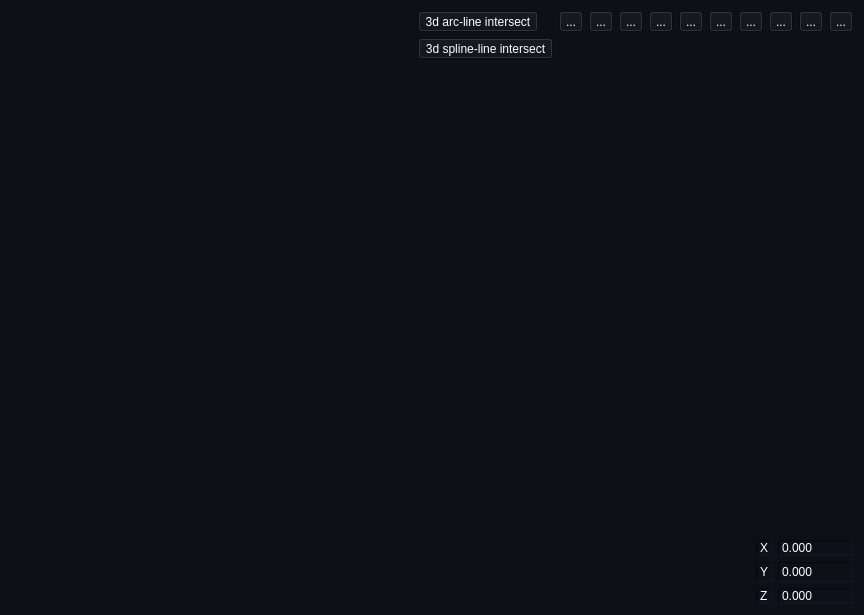
<?xml version="1.0" encoding="UTF-8"?>
<ui version="4.0">
 <class>OcctQtControls</class>
 <widget class="QWidget" name="OcctQtControls">
  <property name="geometry">
   <rect>
    <x>0</x>
    <y>0</y>
    <width>864</width>
    <height>615</height>
   </rect>
  </property>
  <property name="sizePolicy">
   <sizepolicy hsizetype="Preferred" vsizetype="Preferred">
    <horstretch>0</horstretch>
    <verstretch>0</verstretch>
   </sizepolicy>
  </property>
  <property name="palette">
   <palette>
    <active>
     <colorrole role="WindowText">
      <brush brushstyle="SolidPattern">
       <color alpha="255">
        <red>255</red>
        <green>255</green>
        <blue>255</blue>
       </color>
      </brush>
     </colorrole>
     <colorrole role="Button">
      <brush brushstyle="SolidPattern">
       <color alpha="255">
        <red>13</red>
        <green>17</green>
        <blue>23</blue>
       </color>
      </brush>
     </colorrole>
     <colorrole role="Light">
      <brush brushstyle="SolidPattern">
       <color alpha="255">
        <red>19</red>
        <green>25</green>
        <blue>34</blue>
       </color>
      </brush>
     </colorrole>
     <colorrole role="Midlight">
      <brush brushstyle="SolidPattern">
       <color alpha="255">
        <red>16</red>
        <green>21</green>
        <blue>28</blue>
       </color>
      </brush>
     </colorrole>
     <colorrole role="Dark">
      <brush brushstyle="SolidPattern">
       <color alpha="255">
        <red>6</red>
        <green>8</green>
        <blue>11</blue>
       </color>
      </brush>
     </colorrole>
     <colorrole role="Mid">
      <brush brushstyle="SolidPattern">
       <color alpha="255">
        <red>9</red>
        <green>11</green>
        <blue>15</blue>
       </color>
      </brush>
     </colorrole>
     <colorrole role="Text">
      <brush brushstyle="SolidPattern">
       <color alpha="255">
        <red>255</red>
        <green>255</green>
        <blue>255</blue>
       </color>
      </brush>
     </colorrole>
     <colorrole role="BrightText">
      <brush brushstyle="SolidPattern">
       <color alpha="255">
        <red>255</red>
        <green>255</green>
        <blue>255</blue>
       </color>
      </brush>
     </colorrole>
     <colorrole role="ButtonText">
      <brush brushstyle="SolidPattern">
       <color alpha="255">
        <red>255</red>
        <green>255</green>
        <blue>255</blue>
       </color>
      </brush>
     </colorrole>
     <colorrole role="Base">
      <brush brushstyle="SolidPattern">
       <color alpha="255">
        <red>0</red>
        <green>0</green>
        <blue>0</blue>
       </color>
      </brush>
     </colorrole>
     <colorrole role="Window">
      <brush brushstyle="SolidPattern">
       <color alpha="255">
        <red>13</red>
        <green>17</green>
        <blue>23</blue>
       </color>
      </brush>
     </colorrole>
     <colorrole role="Shadow">
      <brush brushstyle="SolidPattern">
       <color alpha="255">
        <red>0</red>
        <green>0</green>
        <blue>0</blue>
       </color>
      </brush>
     </colorrole>
     <colorrole role="AlternateBase">
      <brush brushstyle="SolidPattern">
       <color alpha="255">
        <red>6</red>
        <green>8</green>
        <blue>11</blue>
       </color>
      </brush>
     </colorrole>
     <colorrole role="ToolTipBase">
      <brush brushstyle="SolidPattern">
       <color alpha="255">
        <red>255</red>
        <green>255</green>
        <blue>220</blue>
       </color>
      </brush>
     </colorrole>
     <colorrole role="ToolTipText">
      <brush brushstyle="SolidPattern">
       <color alpha="255">
        <red>0</red>
        <green>0</green>
        <blue>0</blue>
       </color>
      </brush>
     </colorrole>
     <colorrole role="PlaceholderText">
      <brush brushstyle="SolidPattern">
       <color alpha="128">
        <red>255</red>
        <green>255</green>
        <blue>255</blue>
       </color>
      </brush>
     </colorrole>
    </active>
    <inactive>
     <colorrole role="WindowText">
      <brush brushstyle="SolidPattern">
       <color alpha="255">
        <red>255</red>
        <green>255</green>
        <blue>255</blue>
       </color>
      </brush>
     </colorrole>
     <colorrole role="Button">
      <brush brushstyle="SolidPattern">
       <color alpha="255">
        <red>13</red>
        <green>17</green>
        <blue>23</blue>
       </color>
      </brush>
     </colorrole>
     <colorrole role="Light">
      <brush brushstyle="SolidPattern">
       <color alpha="255">
        <red>19</red>
        <green>25</green>
        <blue>34</blue>
       </color>
      </brush>
     </colorrole>
     <colorrole role="Midlight">
      <brush brushstyle="SolidPattern">
       <color alpha="255">
        <red>16</red>
        <green>21</green>
        <blue>28</blue>
       </color>
      </brush>
     </colorrole>
     <colorrole role="Dark">
      <brush brushstyle="SolidPattern">
       <color alpha="255">
        <red>6</red>
        <green>8</green>
        <blue>11</blue>
       </color>
      </brush>
     </colorrole>
     <colorrole role="Mid">
      <brush brushstyle="SolidPattern">
       <color alpha="255">
        <red>9</red>
        <green>11</green>
        <blue>15</blue>
       </color>
      </brush>
     </colorrole>
     <colorrole role="Text">
      <brush brushstyle="SolidPattern">
       <color alpha="255">
        <red>255</red>
        <green>255</green>
        <blue>255</blue>
       </color>
      </brush>
     </colorrole>
     <colorrole role="BrightText">
      <brush brushstyle="SolidPattern">
       <color alpha="255">
        <red>255</red>
        <green>255</green>
        <blue>255</blue>
       </color>
      </brush>
     </colorrole>
     <colorrole role="ButtonText">
      <brush brushstyle="SolidPattern">
       <color alpha="255">
        <red>255</red>
        <green>255</green>
        <blue>255</blue>
       </color>
      </brush>
     </colorrole>
     <colorrole role="Base">
      <brush brushstyle="SolidPattern">
       <color alpha="255">
        <red>0</red>
        <green>0</green>
        <blue>0</blue>
       </color>
      </brush>
     </colorrole>
     <colorrole role="Window">
      <brush brushstyle="SolidPattern">
       <color alpha="255">
        <red>13</red>
        <green>17</green>
        <blue>23</blue>
       </color>
      </brush>
     </colorrole>
     <colorrole role="Shadow">
      <brush brushstyle="SolidPattern">
       <color alpha="255">
        <red>0</red>
        <green>0</green>
        <blue>0</blue>
       </color>
      </brush>
     </colorrole>
     <colorrole role="AlternateBase">
      <brush brushstyle="SolidPattern">
       <color alpha="255">
        <red>6</red>
        <green>8</green>
        <blue>11</blue>
       </color>
      </brush>
     </colorrole>
     <colorrole role="ToolTipBase">
      <brush brushstyle="SolidPattern">
       <color alpha="255">
        <red>255</red>
        <green>255</green>
        <blue>220</blue>
       </color>
      </brush>
     </colorrole>
     <colorrole role="ToolTipText">
      <brush brushstyle="SolidPattern">
       <color alpha="255">
        <red>0</red>
        <green>0</green>
        <blue>0</blue>
       </color>
      </brush>
     </colorrole>
     <colorrole role="PlaceholderText">
      <brush brushstyle="SolidPattern">
       <color alpha="128">
        <red>255</red>
        <green>255</green>
        <blue>255</blue>
       </color>
      </brush>
     </colorrole>
    </inactive>
    <disabled>
     <colorrole role="WindowText">
      <brush brushstyle="SolidPattern">
       <color alpha="255">
        <red>6</red>
        <green>8</green>
        <blue>11</blue>
       </color>
      </brush>
     </colorrole>
     <colorrole role="Button">
      <brush brushstyle="SolidPattern">
       <color alpha="255">
        <red>13</red>
        <green>17</green>
        <blue>23</blue>
       </color>
      </brush>
     </colorrole>
     <colorrole role="Light">
      <brush brushstyle="SolidPattern">
       <color alpha="255">
        <red>19</red>
        <green>25</green>
        <blue>34</blue>
       </color>
      </brush>
     </colorrole>
     <colorrole role="Midlight">
      <brush brushstyle="SolidPattern">
       <color alpha="255">
        <red>16</red>
        <green>21</green>
        <blue>28</blue>
       </color>
      </brush>
     </colorrole>
     <colorrole role="Dark">
      <brush brushstyle="SolidPattern">
       <color alpha="255">
        <red>6</red>
        <green>8</green>
        <blue>11</blue>
       </color>
      </brush>
     </colorrole>
     <colorrole role="Mid">
      <brush brushstyle="SolidPattern">
       <color alpha="255">
        <red>9</red>
        <green>11</green>
        <blue>15</blue>
       </color>
      </brush>
     </colorrole>
     <colorrole role="Text">
      <brush brushstyle="SolidPattern">
       <color alpha="255">
        <red>6</red>
        <green>8</green>
        <blue>11</blue>
       </color>
      </brush>
     </colorrole>
     <colorrole role="BrightText">
      <brush brushstyle="SolidPattern">
       <color alpha="255">
        <red>255</red>
        <green>255</green>
        <blue>255</blue>
       </color>
      </brush>
     </colorrole>
     <colorrole role="ButtonText">
      <brush brushstyle="SolidPattern">
       <color alpha="255">
        <red>6</red>
        <green>8</green>
        <blue>11</blue>
       </color>
      </brush>
     </colorrole>
     <colorrole role="Base">
      <brush brushstyle="SolidPattern">
       <color alpha="255">
        <red>13</red>
        <green>17</green>
        <blue>23</blue>
       </color>
      </brush>
     </colorrole>
     <colorrole role="Window">
      <brush brushstyle="SolidPattern">
       <color alpha="255">
        <red>13</red>
        <green>17</green>
        <blue>23</blue>
       </color>
      </brush>
     </colorrole>
     <colorrole role="Shadow">
      <brush brushstyle="SolidPattern">
       <color alpha="255">
        <red>0</red>
        <green>0</green>
        <blue>0</blue>
       </color>
      </brush>
     </colorrole>
     <colorrole role="AlternateBase">
      <brush brushstyle="SolidPattern">
       <color alpha="255">
        <red>13</red>
        <green>17</green>
        <blue>23</blue>
       </color>
      </brush>
     </colorrole>
     <colorrole role="ToolTipBase">
      <brush brushstyle="SolidPattern">
       <color alpha="255">
        <red>255</red>
        <green>255</green>
        <blue>220</blue>
       </color>
      </brush>
     </colorrole>
     <colorrole role="ToolTipText">
      <brush brushstyle="SolidPattern">
       <color alpha="255">
        <red>0</red>
        <green>0</green>
        <blue>0</blue>
       </color>
      </brush>
     </colorrole>
     <colorrole role="PlaceholderText">
      <brush brushstyle="SolidPattern">
       <color alpha="128">
        <red>255</red>
        <green>255</green>
        <blue>255</blue>
       </color>
      </brush>
     </colorrole>
    </disabled>
   </palette>
  </property>
  <property name="mouseTracking">
   <bool>false</bool>
  </property>
  <property name="windowTitle">
   <string>Form</string>
  </property>
  <layout class="QGridLayout" name="gridLayout_4">
   <item row="4" column="1">
    <layout class="QGridLayout" name="gridLayout_2">
     <item row="2" column="4">
      <widget class="QLabel" name="label_mouse_z">
       <property name="font">
        <font>
         <weight>50</weight>
         <bold>false</bold>
        </font>
       </property>
       <property name="frameShape">
        <enum>QFrame::Panel</enum>
       </property>
       <property name="frameShadow">
        <enum>QFrame::Sunken</enum>
       </property>
       <property name="lineWidth">
        <number>1</number>
       </property>
       <property name="midLineWidth">
        <number>0</number>
       </property>
       <property name="text">
        <string>Z</string>
       </property>
      </widget>
     </item>
     <item row="2" column="5">
      <widget class="QLabel" name="label_val_mouse_z">
       <property name="minimumSize">
        <size>
         <width>0</width>
         <height>0</height>
        </size>
       </property>
       <property name="font">
        <font>
         <weight>50</weight>
         <bold>false</bold>
        </font>
       </property>
       <property name="frameShape">
        <enum>QFrame::Panel</enum>
       </property>
       <property name="frameShadow">
        <enum>QFrame::Sunken</enum>
       </property>
       <property name="lineWidth">
        <number>1</number>
       </property>
       <property name="midLineWidth">
        <number>0</number>
       </property>
       <property name="text">
        <string>0.000</string>
       </property>
      </widget>
     </item>
     <item row="1" column="4">
      <widget class="QLabel" name="label_mouse_y">
       <property name="font">
        <font>
         <weight>50</weight>
         <bold>false</bold>
        </font>
       </property>
       <property name="autoFillBackground">
        <bool>false</bool>
       </property>
       <property name="styleSheet">
        <string notr="true"/>
       </property>
       <property name="frameShape">
        <enum>QFrame::Panel</enum>
       </property>
       <property name="frameShadow">
        <enum>QFrame::Sunken</enum>
       </property>
       <property name="lineWidth">
        <number>1</number>
       </property>
       <property name="midLineWidth">
        <number>0</number>
       </property>
       <property name="text">
        <string>Y</string>
       </property>
      </widget>
     </item>
     <item row="1" column="5">
      <widget class="QLabel" name="label_val_mouse_y">
       <property name="minimumSize">
        <size>
         <width>0</width>
         <height>0</height>
        </size>
       </property>
       <property name="font">
        <font>
         <weight>50</weight>
         <bold>false</bold>
        </font>
       </property>
       <property name="autoFillBackground">
        <bool>false</bool>
       </property>
       <property name="styleSheet">
        <string notr="true"/>
       </property>
       <property name="frameShape">
        <enum>QFrame::Panel</enum>
       </property>
       <property name="frameShadow">
        <enum>QFrame::Sunken</enum>
       </property>
       <property name="lineWidth">
        <number>1</number>
       </property>
       <property name="midLineWidth">
        <number>0</number>
       </property>
       <property name="text">
        <string>0.000</string>
       </property>
      </widget>
     </item>
     <item row="0" column="5">
      <widget class="QLabel" name="label_val_mouse_x">
       <property name="sizePolicy">
        <sizepolicy hsizetype="Preferred" vsizetype="Preferred">
         <horstretch>0</horstretch>
         <verstretch>0</verstretch>
        </sizepolicy>
       </property>
       <property name="minimumSize">
        <size>
         <width>75</width>
         <height>0</height>
        </size>
       </property>
       <property name="font">
        <font>
         <weight>50</weight>
         <bold>false</bold>
        </font>
       </property>
       <property name="autoFillBackground">
        <bool>false</bool>
       </property>
       <property name="styleSheet">
        <string notr="true"/>
       </property>
       <property name="frameShape">
        <enum>QFrame::Panel</enum>
       </property>
       <property name="frameShadow">
        <enum>QFrame::Sunken</enum>
       </property>
       <property name="lineWidth">
        <number>1</number>
       </property>
       <property name="midLineWidth">
        <number>0</number>
       </property>
       <property name="text">
        <string>0.000</string>
       </property>
      </widget>
     </item>
     <item row="0" column="4">
      <widget class="QLabel" name="label_mouse_x">
       <property name="sizePolicy">
        <sizepolicy hsizetype="Minimum" vsizetype="Preferred">
         <horstretch>0</horstretch>
         <verstretch>0</verstretch>
        </sizepolicy>
       </property>
       <property name="font">
        <font>
         <weight>50</weight>
         <bold>false</bold>
        </font>
       </property>
       <property name="autoFillBackground">
        <bool>false</bool>
       </property>
       <property name="styleSheet">
        <string notr="true"/>
       </property>
       <property name="frameShape">
        <enum>QFrame::Panel</enum>
       </property>
       <property name="frameShadow">
        <enum>QFrame::Sunken</enum>
       </property>
       <property name="lineWidth">
        <number>1</number>
       </property>
       <property name="midLineWidth">
        <number>0</number>
       </property>
       <property name="text">
        <string>X</string>
       </property>
      </widget>
     </item>
     <item row="1" column="0">
      <spacer name="horizontalSpacer_2">
       <property name="orientation">
        <enum>Qt::Horizontal</enum>
       </property>
       <property name="sizeHint" stdset="0">
        <size>
         <width>40</width>
         <height>20</height>
        </size>
       </property>
      </spacer>
     </item>
    </layout>
   </item>
   <item row="0" column="1">
    <layout class="QGridLayout" name="gridLayout">
     <item row="0" column="2">
      <widget class="QToolButton" name="toolButton_zoom_3d">
       <property name="text">
        <string>...</string>
       </property>
       <property name="icon">
        <iconset resource="libicon/icons.qrc">
         <normaloff>:/view-iso.svg</normaloff>:/view-iso.svg</iconset>
       </property>
       <property name="checkable">
        <bool>false</bool>
       </property>
       <property name="checked">
        <bool>false</bool>
       </property>
       <property name="autoRepeat">
        <bool>false</bool>
       </property>
       <property name="autoExclusive">
        <bool>false</bool>
       </property>
       <property name="autoRepeatDelay">
        <number>300</number>
       </property>
       <property name="autoRepeatInterval">
        <number>100</number>
       </property>
      </widget>
     </item>
     <item row="0" column="0">
      <spacer name="horizontalSpacer">
       <property name="orientation">
        <enum>Qt::Horizontal</enum>
       </property>
       <property name="sizeHint" stdset="0">
        <size>
         <width>2000</width>
         <height>20</height>
        </size>
       </property>
      </spacer>
     </item>
     <item row="0" column="11">
      <widget class="QToolButton" name="toolButton_zoom_min">
       <property name="text">
        <string>...</string>
       </property>
       <property name="icon">
        <iconset resource="libicon/icons.qrc">
         <normaloff>:/zoom_min.svg</normaloff>:/zoom_min.svg</iconset>
       </property>
      </widget>
     </item>
     <item row="0" column="10">
      <widget class="QToolButton" name="toolButton_zoom_plus">
       <property name="text">
        <string>...</string>
       </property>
       <property name="icon">
        <iconset resource="libicon/icons.qrc">
         <normaloff>:/zoom_plus.svg</normaloff>:/zoom_plus.svg</iconset>
       </property>
      </widget>
     </item>
     <item row="0" column="3">
      <widget class="QToolButton" name="toolButton_zoom_back">
       <property name="autoFillBackground">
        <bool>true</bool>
       </property>
       <property name="styleSheet">
        <string notr="true"/>
       </property>
       <property name="text">
        <string>...</string>
       </property>
       <property name="icon">
        <iconset resource="libicon/icons.qrc">
         <normaloff>:/view-back.svg</normaloff>:/view-back.svg</iconset>
       </property>
      </widget>
     </item>
     <item row="0" column="9">
      <widget class="QToolButton" name="toolButton_zoom_extends">
       <property name="text">
        <string>...</string>
       </property>
       <property name="icon">
        <iconset resource="libicon/icons.qrc">
         <normaloff>:/zoom_extend.svg</normaloff>:/zoom_extend.svg</iconset>
       </property>
      </widget>
     </item>
     <item row="0" column="1">
      <widget class="QToolButton" name="toolButton_intersect">
       <property name="text">
        <string>3d arc-line intersect</string>
       </property>
      </widget>
     </item>
     <item row="0" column="6">
      <widget class="QToolButton" name="toolButton_zoom_left">
       <property name="text">
        <string>...</string>
       </property>
       <property name="icon">
        <iconset resource="libicon/icons.qrc">
         <normaloff>:/view-left.svg</normaloff>:/view-left.svg</iconset>
       </property>
      </widget>
     </item>
     <item row="0" column="5">
      <widget class="QToolButton" name="toolButton_zoom_fromt">
       <property name="text">
        <string>...</string>
       </property>
       <property name="icon">
        <iconset resource="libicon/icons.qrc">
         <normaloff>:/view-front.svg</normaloff>:/view-front.svg</iconset>
       </property>
      </widget>
     </item>
     <item row="0" column="7">
      <widget class="QToolButton" name="toolButton_zoom_right">
       <property name="text">
        <string>...</string>
       </property>
       <property name="icon">
        <iconset resource="libicon/icons.qrc">
         <normaloff>:/view-right.svg</normaloff>:/view-right.svg</iconset>
       </property>
      </widget>
     </item>
     <item row="0" column="8">
      <widget class="QToolButton" name="toolButton_zoom_top">
       <property name="text">
        <string>...</string>
       </property>
       <property name="icon">
        <iconset resource="libicon/icons.qrc">
         <normaloff>:/view-top.svg</normaloff>:/view-top.svg</iconset>
       </property>
      </widget>
     </item>
     <item row="0" column="4">
      <widget class="QToolButton" name="toolButton_zoom_bottom">
       <property name="text">
        <string>...</string>
       </property>
       <property name="icon">
        <iconset resource="libicon/icons.qrc">
         <normaloff>:/view-bottom.svg</normaloff>:/view-bottom.svg</iconset>
       </property>
      </widget>
     </item>
     <item row="1" column="1">
      <widget class="QToolButton" name="toolButton_spline_line">
       <property name="text">
        <string>3d spline-line intersect</string>
       </property>
      </widget>
     </item>
    </layout>
   </item>
   <item row="2" column="1">
    <spacer name="verticalSpacer">
     <property name="orientation">
      <enum>Qt::Vertical</enum>
     </property>
     <property name="sizeHint" stdset="0">
      <size>
       <width>20</width>
       <height>2000</height>
      </size>
     </property>
    </spacer>
   </item>
  </layout>
 </widget>
 <resources>
  <include location="libicon/icons.qrc"/>
 </resources>
 <connections/>
</ui>
